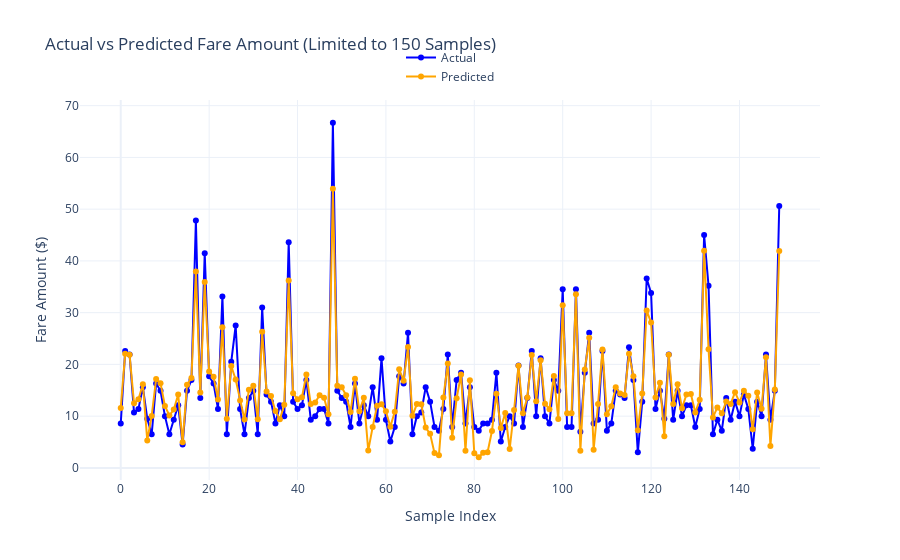

Write notebook code for a chart like this one.
### Code cell
from sklearn.linear_model import Ridge
from data import *
from model import *

taxi_type = GREEN
train_sql = getSqlForModeling(taxi_type, isTrain=True)
test_sql = getSqlForModeling(taxi_type, isTrain=False)


model = Ridge(alpha=1, solver='auto')

# Training
with DR.engn.connect() as conn:
    processed = 0
    for df in pd.read_sql(train_sql, conn, chunksize=CHUNK_SIZE):
        processed += len(df)
        X = df[FEATURES]
        y = df[VARIABLE]

        model.fit(X, y)
        O.out(f'Trained {processed} rows')

# Predictions
with DR.engn.connect() as conn:
    processed = 0
    y_test = []
    y_pred = []
    for df in pd.read_sql(test_sql, conn, chunksize=CHUNK_SIZE):
        processed += len(df)
        X = df[FEATURES]
        y_test.append(df[VARIABLE])

        y_pred.append(model.predict(X))
        O.out(f'Predicted {processed} rows')

# Performance
merged_y_test = pd.concat(y_test, ignore_index=True)
merged_y_pred = np.concatenate(y_pred)

showPerformance(merged_y_test, merged_y_pred)

### Figure 1 — Plotly figure (JSON) as saved in the notebook; plotly's stock layout.template omitted (floating-point values rounded to 4 significant figures; data arrays with more than 128 entries replaced by an {"elided": "..."} marker saying what was removed)
{"data": [{"line": {"color": "blue"}, "mode": "lines+markers", "name": "Actual", "type": "scatter", "x": {"elided": "150 int values"}, "y": {"elided": "150 float values"}}, {"line": {"color": "orange"}, "mode": "lines+markers", "name": "Predicted", "type": "scatter", "x": {"elided": "150 int values"}, "y": {"elided": "150 float values"}}], "layout": {"legend": {"x": 0.5, "xanchor": "center", "y": 1.15, "yanchor": "top"}, "title": {"text": "Actual vs Predicted Fare Amount (Limited to 150 Samples)"}, "xaxis": {"title": {"text": "Sample Index"}}, "yaxis": {"title": {"text": "Fare Amount ($)"}}}}
